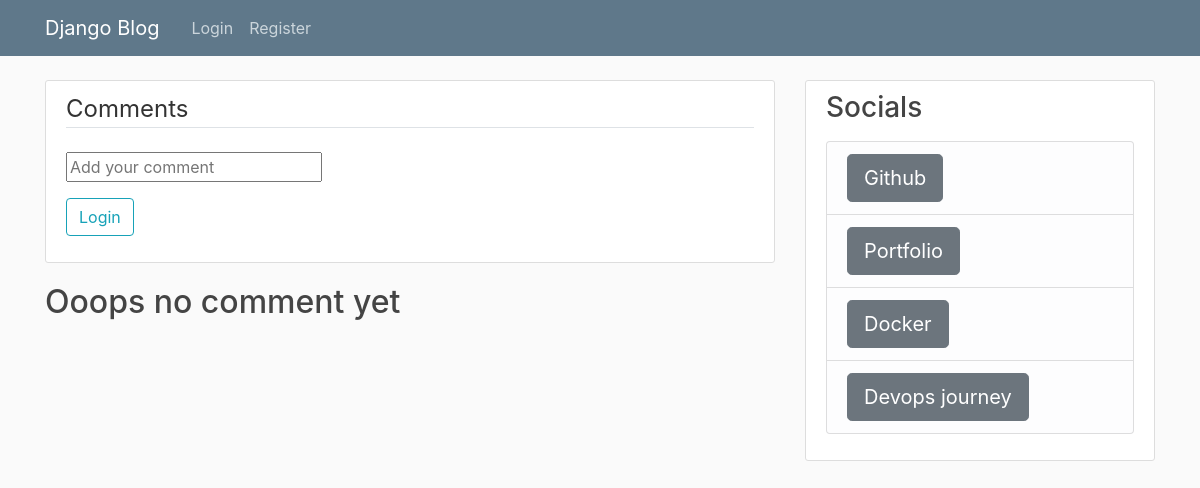
Page /comment/1 on the earlier database version.
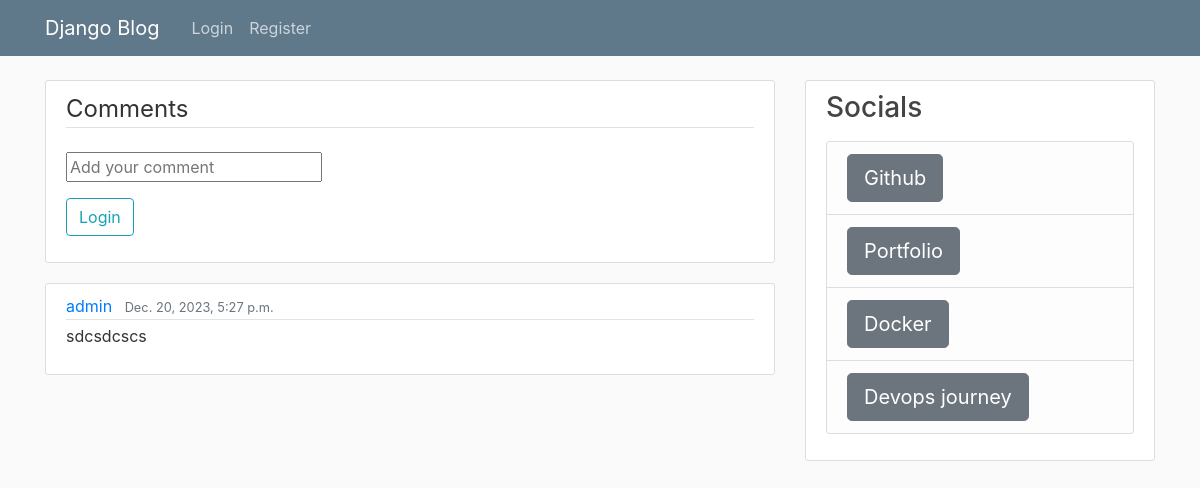
Same page on the later database version.
### blog/models.py (models this page shows)
class comment(models.Model):
    author=models.ForeignKey(custom_user,on_delete=models.CASCADE)
    posts=models.ForeignKey(post,on_delete=models.CASCADE)
    content=models.CharField(max_length=200)
    date_posted=models.DateTimeField(auto_now_add=True)

class custom_user(AbstractUser):
       number = models.CharField(max_length=12)

### blog/views.py (the view)
# urls.py: path('comment/<int:id>',views.comments,name='comment'),
def comments(request,id):
    grab=get_object_or_404(post,id=id)
    new_comment=comment.objects.filter(posts=grab)
    return render(request,'blog/comment.html',{'comment':new_comment,'grab':grab})

### blog/templates/blog/comment.html (shortened to what this page needs)
{% extends "blog/base.html" %}
{% load crispy_forms_tags %}
{% block content %}
    <div class="content-section">
        <form method="POST" action="{% url 'add_comment' grab.id  %}">
            <fieldset class="form-group">
                <legend class="border-bottom mb-4">Comments</legend>
                <input type='text' name='content' placeholder='Add your comment'>
            </fieldset>
            <div class="form-group">
            {% if request.user.is_authenticated %}
              <button class="btn btn-outline-info" type="submit">Create</button>
            {% else %}
               <a href="{% url 'sign_in' %}" class="btn btn-outline-info">Login</a>
            {% endif %}
            </div>
        </form>
    </div>
    {% for post in comment %}
        <article class="media content-section">
          <div class="media-body">
            <div class="article-metadata">
              <a class="mr-2" href="#">{{ post.author }}</a>
              <small class="text-muted">{{ post.date_posted }}</small>
            </div
            <p class="article-content">{{ post.content }}</p>
          </div>
        </article>
       {% empty %}
         <h2>Ooops no comment  yet<h2>
    {% endfor %}
{% endblock %}

Differences in the rows shown:
added comment: author "admin", date_posted "Dec. 20, 2023, 5:27 p.m.", content "sdcsdcscs"
Other differences:
text no longer shown: "Ooops no comment yet"
